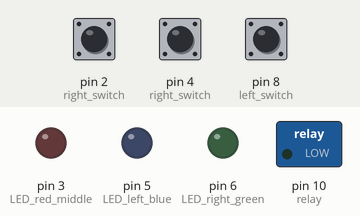
This sketch was run on a simulated Arduino Uno, built with avr-gcc and run on an emulated ATmega328P. On the bench: switched loads named in the sketch (green lamp = pin HIGH), output pins drawn as LEDs (lit = HIGH). Dashed ring = blinking. Inputs (shaded band) come from the test bench; at power-on: pin 4 (right_switch) LOW, pin 2 (right_switch) LOW, pin 8 (left_switch) LOW.

Above: at 1.2 s.
1.3 s: pin 4 (right_switch) pulled HIGH for 0.15 s
At 2.2 s:
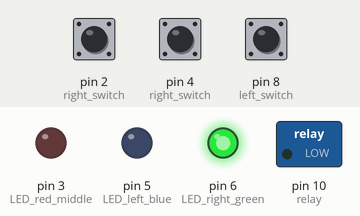
2.9 s: pin 2 (right_switch) pulsed HIGH 5 times (0.12 s each, 0.3 s apart)
At 4.5 s:
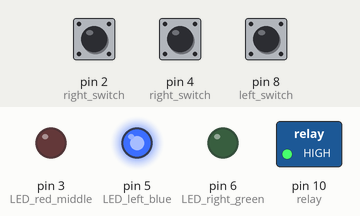
Timing chart, 0 to 15.1 s (numbered marks = the images above; inputs shaded):
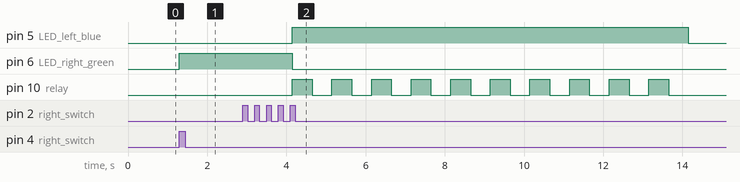

Measured:
- after the input at 1.3 s, pin 6 (LED_right_green): LOW → HIGH at once
- after the input at 2.9 s, pin 5 (LED_left_blue): LOW → HIGH after 1.3 s, → LOW 10.0 s later; pin 6 (LED_right_green): HIGH → LOW after 1.3 s; pin 10 (relay): alternates HIGH for 0.50 s and LOW for 0.50 s, 20 changes in all, then stays LOW, starting after 1.3 s

The sketch:

Fixed_Ratio.ino
```cpp
/* Fixed Ratio (FR) program
   Created: 8/20/2018
   Modified: 9/7/2018
   Authors: Albena Ammann, Ed Berg, Mark Berg, Daniel W. Anner
*/

int delay_value = 500; // how fast the audible click is (higher=longer)
int fr = 5; // amount of button presses to start the relay
int switchcounter2 = 0; // counter for small button presses

void setup() {
  pinMode(2, INPUT); // right switch (spst momentary n.o.)
  pinMode(3, OUTPUT);  // LED red middle
  pinMode(4, INPUT);  // right switch, bottom black (spst)
  pinMode(5, OUTPUT);  // LED left blue
  pinMode(6, OUTPUT);  // LED right green
  pinMode(7, INPUT);  // left switch (spst momentary n.o.)
  pinMode(8, INPUT);  // left switch, bottom green (spst)
  pinMode(10, OUTPUT);  // relay
}

void triggerRelay() {
  digitalWrite(6, LOW); //Turn off the GREEN light
  digitalWrite(3, LOW); //Turn off the RED light

  for (int i = 0; i < 10; i++) { //repeat the next if/else 10 times
    digitalWrite(5, LOW);
    digitalWrite(10, LOW);
    digitalWrite(5, HIGH);
    digitalWrite(10, HIGH);
    delay(delay_value);
    digitalWrite(10, LOW);
    delay(delay_value);
    digitalWrite(10, HIGH);
    digitalWrite(10, LOW);
    digitalWrite(5, LOW);
    switchcounter2 = 0;
  }
}

void loop() {
  int switchState2, switchState7;
  int lastswitchstate2 = 0, lastswitchstate7 = 0;
  digitalWrite(3, LOW); digitalWrite(6, LOW);

  if (digitalRead(4) == HIGH) { //Bottom BLACK Button
    digitalWrite(6, digitalRead(4)); //Turn on the GREEN light

    do {
      switchState2 = digitalRead(2); //Read the state of the button
      if ((switchState2 != lastswitchstate2) and (switchState2 == HIGH)) {
        switchcounter2++;  //Increment the counter
      }
      delay(50); //Delay for 50ms
      lastswitchstate2 = switchState2; //store last state (for reset)
    } while (switchcounter2 < fr); //Run this do, while the counter is LESS THAN the fixed ratio

    triggerRelay();
    return;
  } else if (digitalRead(8) == HIGH) { //Bottom GREEN Button
    digitalWrite(3, digitalRead(8)); //Turn on the RED light

    do {
      switchState7 = digitalRead(7); //Read the state of the button
      if ((switchState7 != lastswitchstate7) and (switchState7 == HIGH)) {
        switchcounter2++;  //Increment the counter
      }
      delay(50); //Delay for 50ms
      lastswitchstate7 = switchState7; //store last state (for reset)
    } while (switchcounter2 < fr); //Run this do, while the counter is LESS THAN the fixed ratio

    triggerRelay();
    return;
  } else { digitalWrite(3, LOW); digitalWrite(6, LOW); }
}
```
